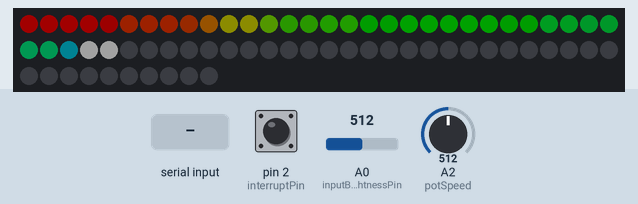
This sketch was run on a simulated Arduino Uno, built with avr-gcc and run on an emulated ATmega328P. On the bench: 70 RGB LEDs in strip order, left to right, continuing on the next row. Inputs (shaded band) come from the test bench; at power-on: A2 (potSpeed) = 512, A0 (inputBrightnessPin) = 512, pin 2 (interruptPin) HIGH. Dim RGB values are drawn brighter than linear.

Above: at 2.9 s.
3.0 s: A2 (potSpeed) set to 122
At 5.1 s:
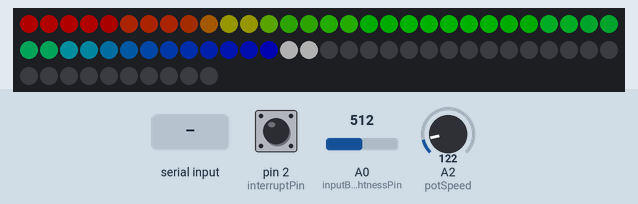
5.7 s: A0 (inputBrightnessPin) set to 0
At 7.8 s:
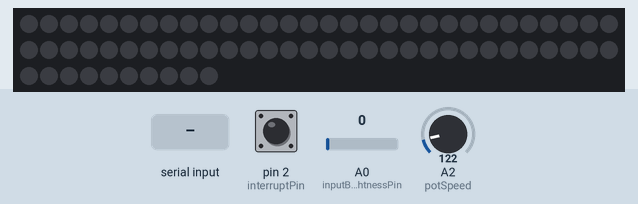
8.0 s: A0 (inputBrightnessPin) set to 122
At 10.5 s:
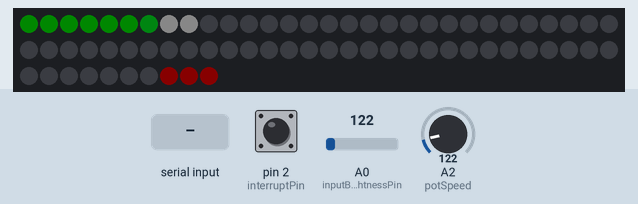
10.8 s: pin 2 (interruptPin) pulled LOW for 0.15 s
At 11.9 s:
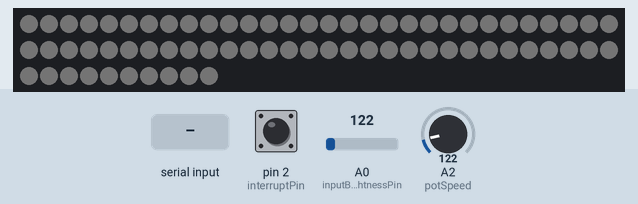
13.9 s: "FLICKER_RAINBOW\n" received over Serial
At 15.0 s:
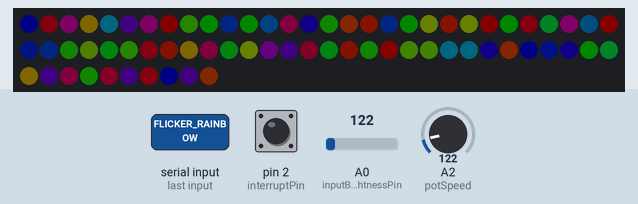

Measured:
- after the input at 8.0 s, the LEDs: first change after 1.0 s (image 3 shows a later state)
- after the input at 10.8 s, the LEDs: first change at once (image 4 shows a later state)
- after the input at 13.9 s, the LEDs: change at once (image 5)

The sketch:

LED-Control.ino
```cpp
// (licence header left out)
#include <WS2812FX.h>

#define LED_PIN    6  // digital pin used to drive the LED strip
#define LED_COUNT 70  // number of LEDs on the strip - if you make a larger table with more LED's then adjust this number

int maximumBrightnesAllowed = 128;  // set this value the maximum brightness you want to allow the LEDs to reach (0 -> 255)
const byte interruptPin = 2;
const byte potBrightness = A0;
const byte potSpeed = A2;
int patternNumber = 0;
static unsigned long last_check_time = 0;

// for smoothing out the potentiometer readings

const int numReadings = 10;

int readingsBrightness[numReadings];      // the readings from the analog input
int readBrightnessIndex = 0;              // the index of the current reading
int totalBrightness = 0;                  // the running total
int averageBrightness = 0;
int inputBrightnessPin = A0;

WS2812FX tableSurfaceLEDs = WS2812FX(LED_COUNT, LED_PIN, NEO_GRB + NEO_KHZ800);

// Ramps brightness 0 -> maximumBrightnesAllowed over rampMs, calling .service()
// at each step so the strip actually updates progressively instead of jumping
// straight to full brightness in one instant (spreads the current draw increase
// out over time instead of a single sharp step on the shared power supply).
void softStart(unsigned long rampMs) {
  const int steps = 30;
  for (int i = 1; i <= steps; i++) {
    int b = (maximumBrightnesAllowed * i) / steps;
    tableSurfaceLEDs.setBrightness(b);
    tableSurfaceLEDs.service();
    delay(rampMs / steps);
  }
}

void setup() {
  Serial.begin(115200);

  pinMode(interruptPin, INPUT_PULLUP);
  attachInterrupt(digitalPinToInterrupt(interruptPin), patternMode, FALLING);
  tableSurfaceLEDs.init();
  tableSurfaceLEDs.setBrightness(0);  // start dark -- softStart() ramps up below
  pattern0();
  softStart(1500);  // fade brightness 0 -> maximumBrightnesAllowed over 1.5s instead
                     // of snapping all 70 LEDs to full white in one instant, to avoid
                     // a sharp current step on the shared power supply at boot

    // initialize all the brightness readings to 50:
  for (int thisBrightnessReading = 0; thisBrightnessReading < numReadings; thisBrightnessReading++) {
    readingsBrightness[thisBrightnessReading] = 50;
  }
}


void patternMode() {

 static unsigned long last_interrupt_time = 0;
 unsigned long interrupt_time = millis();
 if (interrupt_time - last_interrupt_time > 400)    // If interrupts come faster than 400ms, assume it's a bounce and ignore
 {

  if (patternNumber == 10) {
    patternNumber = 0;
  }
  else {
  patternNumber = ++patternNumber;
  }
  //Serial.print("New pattern number");
  //Serial.println(patternNumber);
  applyPattern(patternNumber);

 }
 last_interrupt_time = interrupt_time;
}

// Shared by the button interrupt (above) and the PATTERN:<n> serial command
// (handleSerialCommand, below) so both go through the same dispatch.
void applyPattern(int n) {
  switch (n) {
    case 0:
    pattern0();
    break;
    case 1:
    pattern1();
    break;
    case 2:
    pattern2();
    break;
    case 3:
    pattern3();
    break;
    case 4:
    pattern4();
    break;
    case 5:
    pattern5();
    break;
    case 6:
    pattern6();
    break;
    case 7:
    pattern7();
    break;
    case 8:
    pattern8();
    break;
    case 9:
    pattern9();
    break;
    case 10:
    pattern10();
    break;
  }
}


void pattern0() {

  tableSurfaceLEDs .setMode(FX_MODE_CHASE_RAINBOW);
  tableSurfaceLEDs.setColor(WHITE);
  tableSurfaceLEDs.start();}

void pattern1() {

  tableSurfaceLEDs .setMode(FX_MODE_FADE);
  tableSurfaceLEDs.setColor(WHITE);
  tableSurfaceLEDs.start();}

void pattern2() {

  tableSurfaceLEDs .setMode(FX_MODE_COLOR_WIPE);
  tableSurfaceLEDs.setColor(WHITE);
  tableSurfaceLEDs.start();}


void pattern3() {

  tableSurfaceLEDs .setMode(FX_MODE_COLOR_WIPE_RANDOM);
  tableSurfaceLEDs.setColor(CYAN);
  tableSurfaceLEDs.start();}


  void pattern4() {
  tableSurfaceLEDs .setMode(FX_MODE_RAINBOW);
  tableSurfaceLEDs.setColor(RED);
  tableSurfaceLEDs.start();}


   void pattern5() {

  tableSurfaceLEDs .setMode(FX_MODE_RUNNING_LIGHTS);
  tableSurfaceLEDs.setColor(WHITE);
  tableSurfaceLEDs.start();}


     void pattern6() {

  tableSurfaceLEDs .setMode(FX_MODE_SPARKLE);
  tableSurfaceLEDs.setColor(WHITE);
  tableSurfaceLEDs.start();}

       void pattern7() {

  tableSurfaceLEDs .setMode(FX_MODE_COLOR_SWEEP_RANDOM);
  tableSurfaceLEDs.setColor(WHITE);
  tableSurfaceLEDs.start();}

         void pattern8() {

  tableSurfaceLEDs .setMode(FX_MODE_LARSON_SCANNER);
  tableSurfaceLEDs.setColor(RED);
  tableSurfaceLEDs.start();}

         void pattern9() {

  tableSurfaceLEDs .setMode(FX_MODE_FIRE_FLICKER_SOFT);
  tableSurfaceLEDs.setColor(ORANGE);
  tableSurfaceLEDs.start();}


           void pattern10() {

  tableSurfaceLEDs .setMode(FX_MODE_STATIC);
  tableSurfaceLEDs.setColor(WHITE);
  tableSurfaceLEDs.start();}

// Solid-color names used by the SOLID:<name> serial command (octoprint-nanoled's
// F1 race-flag mapping: RED/YELLOW/GREEN/WHITE). Unknown names fall back to WHITE.
uint32_t colorFromName(String name) {
  if (name == "RED") return RED;
  if (name == "YELLOW") return YELLOW;
  if (name == "GREEN") return GREEN;
  return WHITE;
}

// Line-based serial command parser, read from the Pi over the Nano's hardware
// UART (TX/RX wired to the Pi's GPIO UART, level-shifted on the Nano->Pi leg).
// Runs alongside the physical button/potentiometers -- a serial command simply
// overrides until the next button press or pot turn, neither side is disabled.
void handleSerialCommand() {
  if (!Serial.available()) return;
  String cmd = Serial.readStringUntil('\n');
  cmd.trim();

  if (cmd.startsWith("PATTERN:")) {
    patternNumber = cmd.substring(8).toInt();
    applyPattern(patternNumber);
  } else if (cmd.startsWith("SOLID:")) {
    tableSurfaceLEDs.setMode(FX_MODE_STATIC);
    tableSurfaceLEDs.setColor(colorFromName(cmd.substring(6)));
    tableSurfaceLEDs.start();
  } else if (cmd == "FLICKER_RAINBOW") {
    tableSurfaceLEDs.setMode(FX_MODE_MULTI_DYNAMIC);
    tableSurfaceLEDs.start();
  } else if (cmd == "FLASH_WHITE") {
    tableSurfaceLEDs.setMode(FX_MODE_STROBE);
    tableSurfaceLEDs.setColor(WHITE);
    tableSurfaceLEDs.start();
  }
}

void loop() {
  handleSerialCommand();
  tableSurfaceLEDs.service();

  unsigned long check_time = millis();

  if (check_time - last_check_time > 200){                              // If checks come faster than 300ms, assume it's a bounce and ignore


      // read the input on the potentiometer to determine the requested brightness for the LEDs

    totalBrightness = totalBrightness - readingsBrightness[readBrightnessIndex];  // subtract the last Brightness reading:
    readingsBrightness[readBrightnessIndex] = analogRead(inputBrightnessPin);     // read from the Brightness sensor:
    totalBrightness = totalBrightness + readingsBrightness[readBrightnessIndex];  // add the reading to the total:
    readBrightnessIndex = readBrightnessIndex + 1;                                // advance to the next position in the array:

    if (readBrightnessIndex >= numReadings) {                             // if we're at the end of the array...
      readBrightnessIndex = 0;                                            // ...wrap around to the beginning:
    }

    averageBrightness = totalBrightness / numReadings;                    // calculate the average:
    int ledValueBrightness = map(averageBrightness, 0, 1023, 0, maximumBrightnesAllowed);    // Map the brightness value to range of LEDs
    ledValueBrightness = constrain(ledValueBrightness, 0, maximumBrightnesAllowed);          // clamp in case of out-of-range input
    //Serial.print("Brightness of LEDs is set to ");
    //Serial.println(ledValueBrightness);
    tableSurfaceLEDs.setBrightness(ledValueBrightness);                 //set the table LEDs brightness value

    int potValueSpeed = analogRead(potSpeed);                           // read the input on analog pin 2 to determine the speed for the LED patterns
    long ledValueSpeed = map(potValueSpeed, 0, 1100, 0, 100000);         // read the input on the potentiometer to determine the requested speed for the LEDs
    //Serial.print("Speed of LED pattern set to ");
    //Serial.println(ledValueSpeed);
    tableSurfaceLEDs.setSpeed(ledValueSpeed);                           //set the table LEDs pattern speed

    last_check_time = check_time;
  }
}
```
